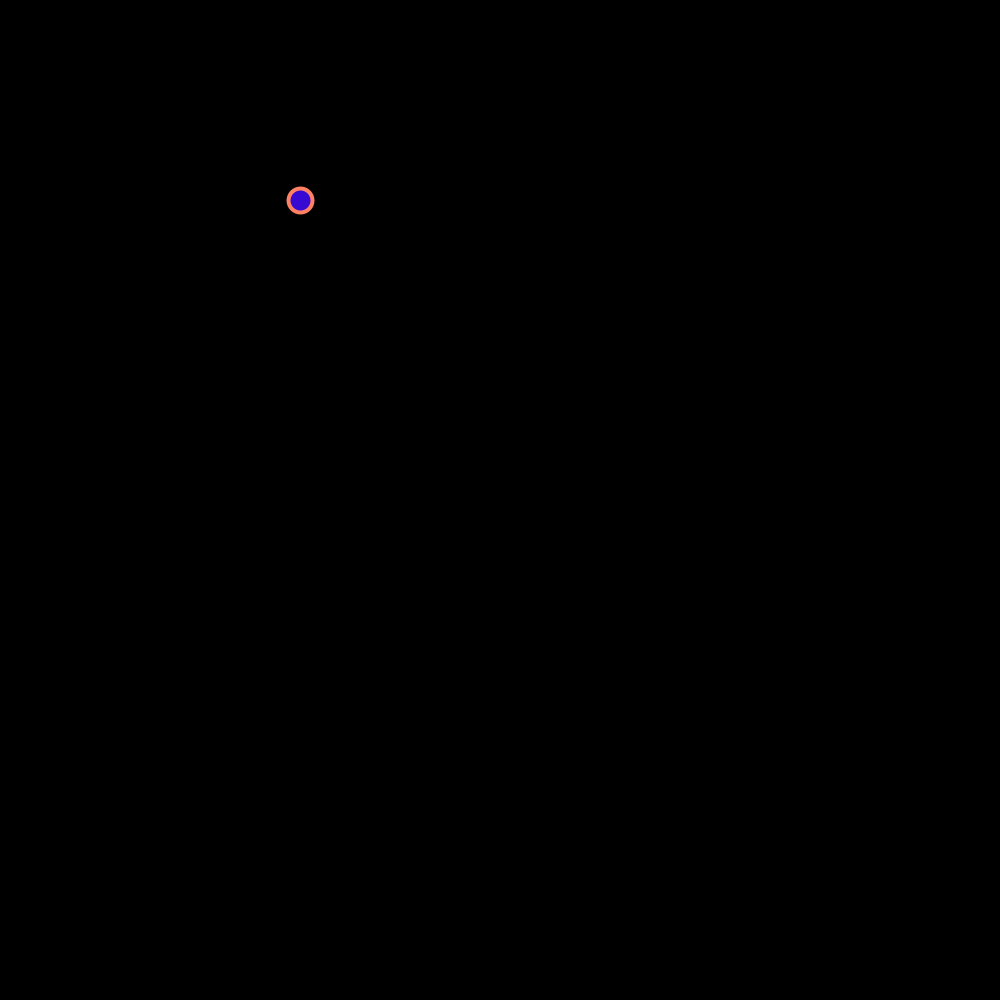
Frame 1 (no input)
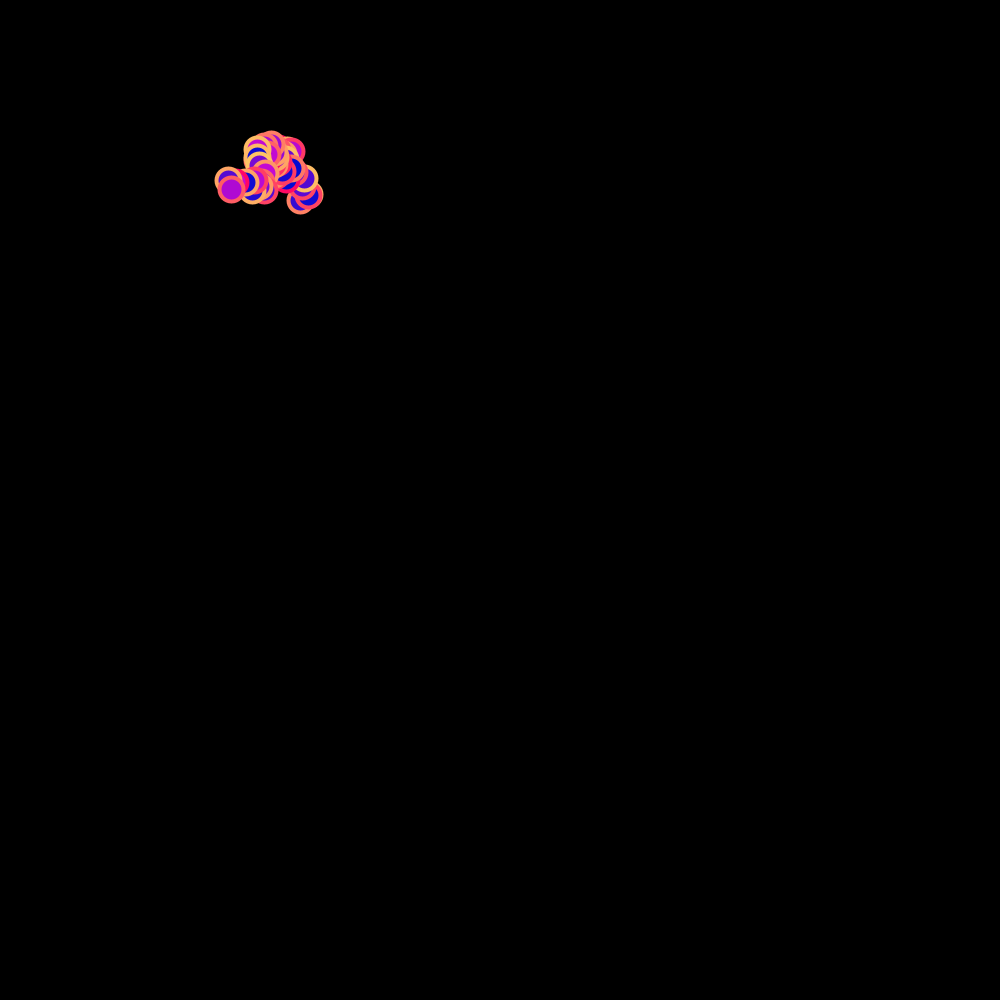
Frame 60 (the mouse pressed at the canvas centre just before this capture)
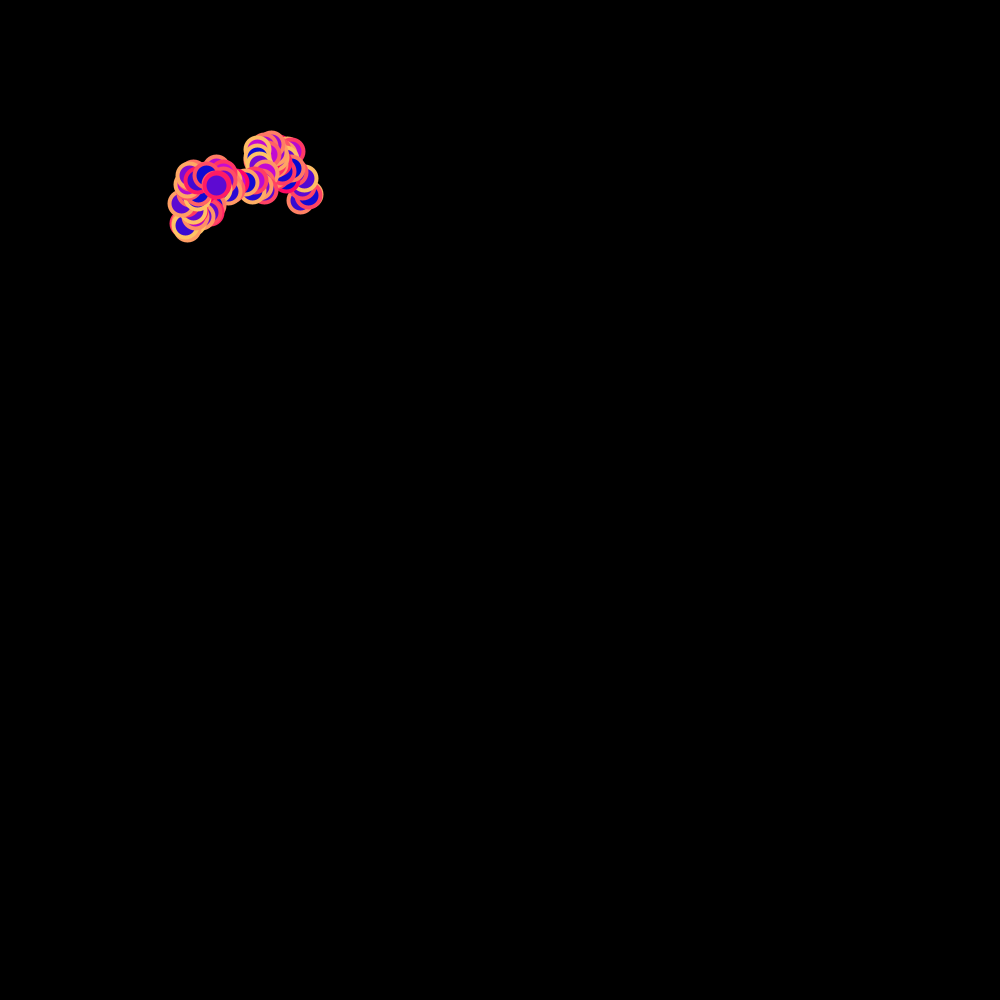
Frame 120 (the mouse held since frame 60 and released just before this capture)

The Processing sketch that drew these frames (run headless with seeded random() and noise(); from frame 60 on, the mouse is pressed at the canvas centre):

// Processing sketch: CC_Antoni_Esteban_Bubble_Ring_Toy
// ── CC_Antoni_Esteban_Bubble_Ring_Toy.pde
/*---------------------------------
 Name: Antoni Esteban Martret
 Date: Sept 2024
 Tittle: Bubble Ring Toy
 Description:
 
 Inspired by a analogic kids toy where you have to put
 different Bubble Ring ToyBubble Ring Toycolour rings inside some sticks, with the help of
 a bubbling pressure created by two buttons.
 
 -----------------------------------*/

float bubbleX = 300;
float bubbleY = 200;
float bubbleSize = 24;
float moveSize = 10;

void setup() {
  size(1000, 1000);
  background(0);
}

void draw() {

  stroke(255, random(200), 100);
  strokeWeight(4);
  fill(random(210), 10, 210);

  ellipse(bubbleX, bubbleY, bubbleSize, bubbleSize);

  bubbleX = bubbleX + random(-moveSize, moveSize);
  bubbleY = bubbleY + random(-moveSize, moveSize);
}

void mousePressed() {
  background(0);
}
